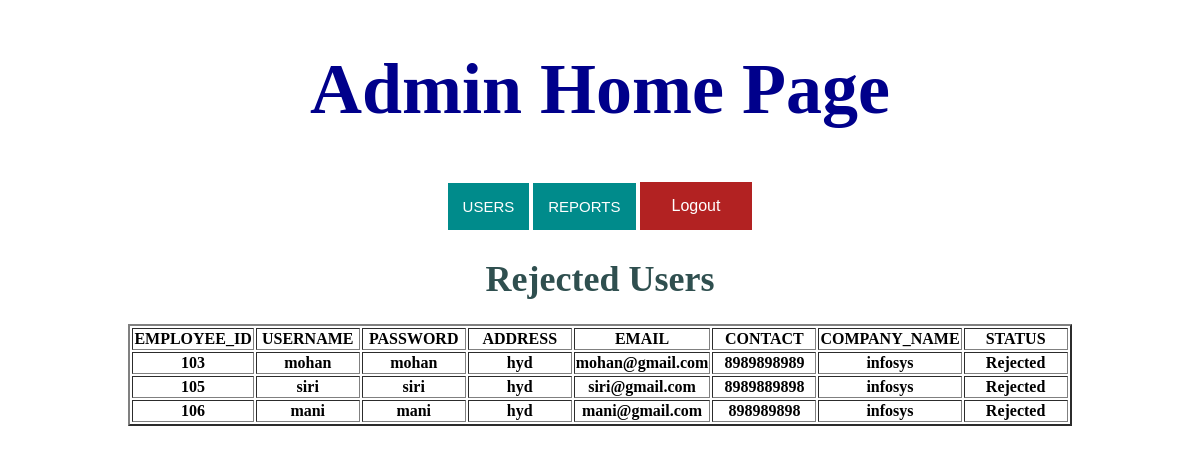
/viewrejectedusers/, run on the app's committed database.
### cewn/models.py (models this page shows)
class RejectedUser(models.Model):
    employee_id = models.AutoField(primary_key=True)
    username = models.CharField(max_length=30)
    password = models.CharField(max_length=20)
    address = models.TextField()
    email_id = models.EmailField(max_length=30)
    contact_no = models.IntegerField()
    company_name = models.CharField(max_length=30)
    status = models.CharField(max_length=20, default=False)

### templates/Adminview/viewrejectedusers.html (shortened to what this page needs)
<!DOCTYPE html>
<html lang="en">
<head>
</head>
<body>
{% include "Adminview/admin_menu.html" %}
<h1 style="font-size:3vw"; align="center" ><font color="#2f4f4f">Rejected Users</font></h1>
{% if object_list %}
<table align="center" border="2">
        <tr>
            <th>EMPLOYEE_ID</th>
            <th>USERNAME</th>
            <th>PASSWORD</th>
            <th>ADDRESS</th>
            <th>EMAIL</th>
            <th>CONTACT</th>
            <th>COMPANY_NAME</th>
            <th>STATUS</th>
        </tr>
        {% for x in object_list%}
            <tr>
                <th width="100">{{ x.employee_id }}</th>
                    <th width="100">{{ x.username }}</th>
                    <th width="100">{{ x.password }}</th>
                    <th width="100">{{ x.address }}</th>
                    <th width="100">{{ x.email_id}}</th>
                    <th width="100">{{ x.contact_no }}</th>
                    <th width="100">{{ x.company_name }}</th>
                    <th width="100">{{ x.status }}</th>
            </tr>
        {% endfor %}
</table><br><br><br>
{% else %}
<h2 align="center"><font color="#008b8b"> No User Rejected</font></h2>
{% endif %}
</body>
</html>

### data on the page
RejectedUser: employee_id "103", username "mohan", password "mohan", address "hyd", email_id "mohan@gmail.com", contact_no "8989898989", company_name "infosys", status "Rejected"
RejectedUser: employee_id "105", username "siri", password "siri", address "hyd", email_id "siri@gmail.com", contact_no "8989889898", company_name "infosys", status "Rejected"
RejectedUser: employee_id "106", username "mani", password "mani", address "hyd", email_id "mani@gmail.com", contact_no "898989898", company_name "infosys", status "Rejected"
